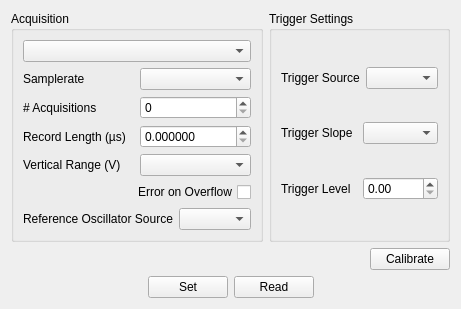
      <widget class="QWidget" name="tab">
       <attribute name="title">
        <string>Digitizer</string>
       </attribute>
       <layout class="QVBoxLayout" name="verticalLayout_25">
        <item>
         <layout class="QHBoxLayout" name="horizontalLayout_83">
          <item>
           <widget class="QGroupBox" name="groupBox_17">
            <property name="title">
             <string>Acquisition</string>
            </property>
            <layout class="QVBoxLayout" name="verticalLayout_24">
             <item>
              <widget class="QComboBox" name="coB_DigitizerAcquisitionMode"/>
             </item>
             <item>
              <layout class="QHBoxLayout" name="horizontalLayout_79">
               <item>
                <widget class="QLabel" name="label_61">
                 <property name="text">
                  <string>Samplerate</string>
                 </property>
                </widget>
               </item>
               <item>
                <widget class="QComboBox" name="coB_DigitizerSamplerate"/>
               </item>
              </layout>
             </item>
             <item>
              <layout class="QHBoxLayout" name="horizontalLayout_78">
               <item>
                <widget class="QLabel" name="label_56">
                 <property name="text">
                  <string># Acquisitions</string>
                 </property>
                </widget>
               </item>
               <item>
                <widget class="QSpinBox" name="sB_DigitizerNumAcquisitions">
                 <property name="maximum">
                  <number>9999999</number>
                 </property>
                </widget>
               </item>
              </layout>
             </item>
             <item>
              <layout class="QHBoxLayout" name="horizontalLayout_80">
               <item>
                <widget class="QLabel" name="label_62">
                 <property name="text">
                  <string>Record Length (µs)</string>
                 </property>
                </widget>
               </item>
               <item>
                <widget class="QDoubleSpinBox" name="dSB_DigitizerRecordLength">
                 <property name="decimals">
                  <number>6</number>
                 </property>
                 <property name="maximum">
                  <double>1000.000000000000000</double>
                 </property>
                </widget>
               </item>
              </layout>
             </item>
             <item>
              <layout class="QHBoxLayout" name="horizontalLayout_77">
               <item>
                <widget class="QLabel" name="label_57">
                 <property name="text">
                  <string>Vertical Range (V)</string>
                 </property>
                </widget>
               </item>
               <item>
                <widget class="QComboBox" name="coB_DigitizerVerticalRange"/>
               </item>
              </layout>
             </item>
             <item>
              <widget class="QCheckBox" name="cB_DigitizerErrorOnOverflow">
               <property name="layoutDirection">
                <enum>Qt::RightToLeft</enum>
               </property>
               <property name="text">
                <string>Error on Overflow</string>
               </property>
              </widget>
             </item>
             <item>
              <layout class="QHBoxLayout" name="horizontalLayout_76">
               <item>
                <widget class="QLabel" name="label_60">
                 <property name="text">
                  <string>Reference Oscillator Source</string>
                 </property>
                </widget>
               </item>
               <item>
                <widget class="QComboBox" name="coB_DigitizerReferenceOscillator"/>
               </item>
              </layout>
             </item>
            </layout>
           </widget>
          </item>
          <item>
           <widget class="QGroupBox" name="groupBox_16">
            <property name="title">
             <string>Trigger Settings</string>
            </property>
            <layout class="QVBoxLayout" name="verticalLayout_23">
             <item>
              <layout class="QHBoxLayout" name="horizontalLayout_73">
               <item>
                <widget class="QLabel" name="label_55">
                 <property name="text">
                  <string>Trigger Source</string>
                 </property>
                </widget>
               </item>
               <item>
                <widget class="QComboBox" name="coB_DigitizerTriggerSource"/>
               </item>
              </layout>
             </item>
             <item>
              <layout class="QHBoxLayout" name="horizontalLayout_74">
               <item>
                <widget class="QLabel" name="label_58">
                 <property name="text">
                  <string>Trigger Slope</string>
                 </property>
                </widget>
               </item>
               <item>
                <widget class="QComboBox" name="coB_DigitizerTriggerSlope"/>
               </item>
              </layout>
             </item>
             <item>
              <layout class="QHBoxLayout" name="horizontalLayout_75">
               <item>
                <widget class="QLabel" name="label_59">
                 <property name="text">
                  <string>Trigger Level</string>
                 </property>
                </widget>
               </item>
               <item>
                <widget class="QDoubleSpinBox" name="dSB_DigitizerTriggerLevel">
                 <property name="maximum">
                  <double>2.500000000000000</double>
                 </property>
                </widget>
               </item>
              </layout>
             </item>
            </layout>
           </widget>
          </item>
         </layout>
        </item>
        <item>
         <layout class="QHBoxLayout" name="horizontalLayout_82">
          <item>
           <spacer name="horizontalSpacer_9">
            <property name="orientation">
             <enum>Qt::Horizontal</enum>
            </property>
            <property name="sizeHint" stdset="0">
             <size>
              <width>40</width>
              <height>20</height>
             </size>
            </property>
           </spacer>
          </item>
          <item>
           <widget class="QPushButton" name="pushButton">
            <property name="text">
             <string>Calibrate</string>
            </property>
           </widget>
          </item>
         </layout>
        </item>
        <item>
         <layout class="QHBoxLayout" name="horizontalLayout_81">
          <item>
           <spacer name="horizontalSpacer_7">
            <property name="orientation">
             <enum>Qt::Horizontal</enum>
            </property>
            <property name="sizeHint" stdset="0">
             <size>
              <width>40</width>
              <height>20</height>
             </size>
            </property>
           </spacer>
          </item>
          <item>
           <widget class="QPushButton" name="pB_DigitizerSet">
            <property name="text">
             <string>Set</string>
            </property>
           </widget>
          </item>
          <item>
           <widget class="QPushButton" name="pB_DigitizerRead">
            <property name="text">
             <string>Read</string>
            </property>
           </widget>
          </item>
          <item>
           <spacer name="horizontalSpacer_8">
            <property name="orientation">
             <enum>Qt::Horizontal</enum>
            </property>
            <property name="sizeHint" stdset="0">
             <size>
              <width>40</width>
              <height>20</height>
             </size>
            </property>
           </spacer>
          </item>
         </layout>
        </item>
       </layout>
      </widget>
